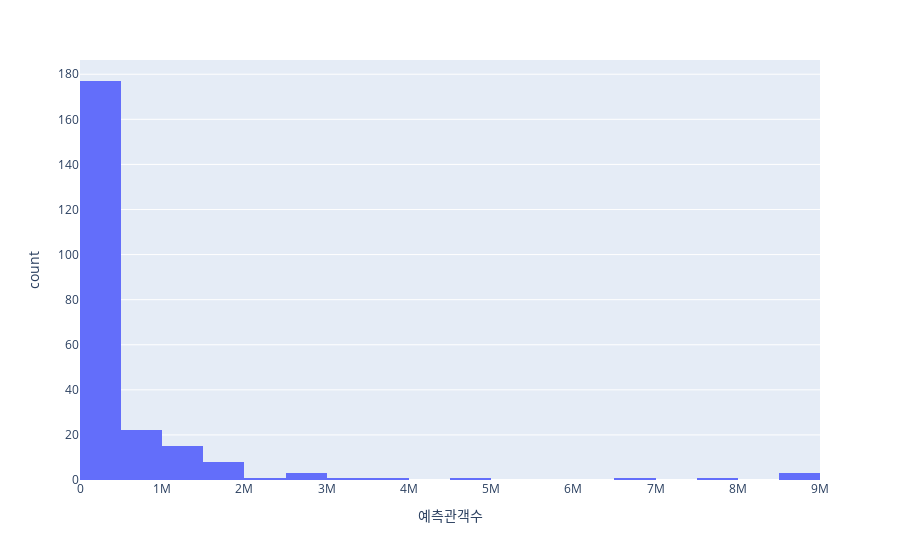

Notebook code cell kept with this figure:
### Code cell
fig = px.histogram(movie_predict, x='예측관객수')
fig.show()

### Figure 1 — Plotly figure (JSON) as saved in the notebook; plotly's stock layout.template omitted (floating-point values rounded to 4 significant figures; data arrays with more than 128 entries replaced by an {"elided": "..."} marker saying what was removed)
{"data": [{"alignmentgroup": "True", "bingroup": "x", "hovertemplate": "예측관객수=%{x}<br>count=%{y}<extra></extra>", "legendgroup": "", "marker": {"color": "#636efa", "pattern": {"shape": ""}}, "name": "", "offsetgroup": "", "orientation": "v", "showlegend": false, "type": "histogram", "x": {"elided": "234 int values"}, "xaxis": "x", "yaxis": "y"}], "layout": {"barmode": "relative", "legend": {"tracegroupgap": 0}, "margin": {"t": 60}, "xaxis": {"anchor": "y", "domain": [0, 1], "title": {"text": "예측관객수"}}, "yaxis": {"anchor": "x", "domain": [0, 1], "title": {"text": "count"}}}}
